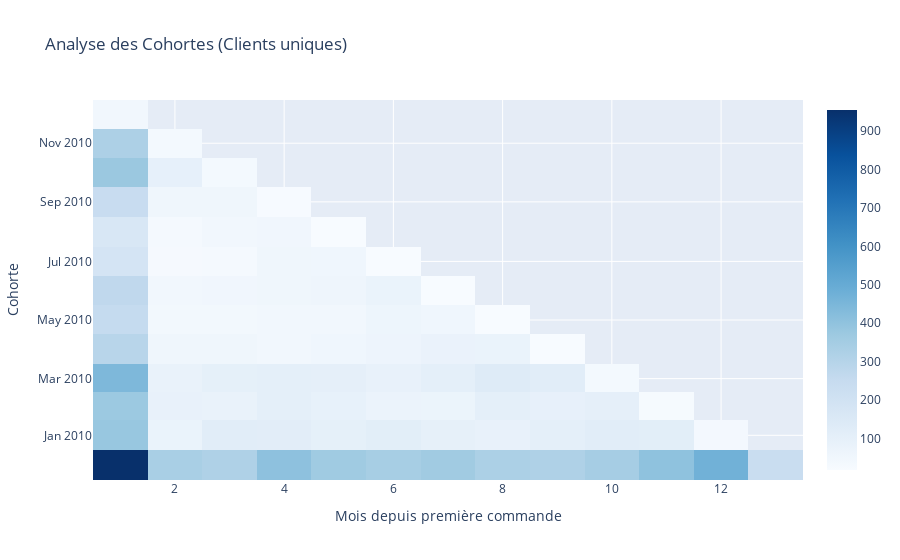

Notebook source saved alongside this figure:
### Code cell
df['InvoiceDate'] = pd.to_datetime(df['InvoiceDate'])

# Mois d'achat
df['InvoiceMonth'] = df['InvoiceDate'].dt.to_period('M').dt.to_timestamp()

# Mois de première commande
first_purchase = df.groupby('Customer ID')['InvoiceMonth'].min()

df['CohortMonth'] = df['Customer ID'].map(first_purchase)

# Âge de cohorte (mois)
df['CohortIndex'] = (
    (df['InvoiceMonth'].dt.year - df['CohortMonth'].dt.year) * 12 +
    (df['InvoiceMonth'].dt.month - df['CohortMonth'].dt.month) + 1
)

# Table cohortes
cohort = df.groupby(['CohortMonth', 'CohortIndex'])['Customer ID'].nunique().reset_index()

# Pivot
cohort_pivot = cohort.pivot(index='CohortMonth', columns='CohortIndex', values='Customer ID')

fig = go.Figure(
    data=go.Heatmap(
        z=cohort_pivot.values,
        x=cohort_pivot.columns,
        y=cohort_pivot.index.astype(str),
        colorscale='Blues'
    )
)

fig.update_layout(
    title="Analyse des Cohortes (Clients uniques)",
    xaxis_title="Mois depuis première commande",
    yaxis_title="Cohorte"
)

fig.show()

### Figure 1 — Plotly figure (JSON) as saved in the notebook; plotly's stock layout.template omitted (floating-point values rounded to 4 significant figures; data arrays with more than 128 entries replaced by an {"elided": "..."} marker saying what was removed)
{"data": [{"colorscale": [[0, "rgb(247,251,255)"], [0.125, "rgb(222,235,247)"], [0.25, "rgb(198,219,239)"], [0.375, "rgb(158,202,225)"], [0.5, "rgb(107,174,214)"], [0.625, "rgb(66,146,198)"], [0.75, "rgb(33,113,181)"], [0.875, "rgb(8,81,156)"], [1, "rgb(8,48,107)"]], "type": "heatmap", "x": [1, 2, 3, 4, 5, 6, 7, 8, 9, 10, 11, 12, 13], "y": ["2009-12-01", "2010-01-01", "2010-02-01", "2010-03-01", "2010-04-01", "2010-05-01", "2010-06-01", "2010-07-01", "2010-08-01", "2010-09-01", "2010-10-01", "2010-11-01", "2010-12-01"], "z": {"elided": "13x13 int values"}}], "layout": {"title": {"text": "Analyse des Cohortes (Clients uniques)"}, "xaxis": {"title": {"text": "Mois depuis première commande"}}, "yaxis": {"title": {"text": "Cohorte"}}}}
